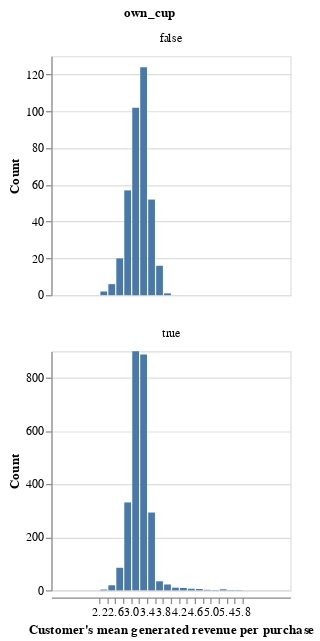

Notebook cell for this chart:
### Code cell
mean_revenue_viz_df = pd.concat([own_cup_mean_spending,
                                buy_cup_mean_spending],
                               axis=0)
mean_revenue_viz = alt.Chart(mean_revenue_viz_df).mark_bar().encode(
    alt.X('mean_generated_revenue').title(
        "Customer's mean generated revenue per purchase"
    ).bin(
        maxbins=20
    ).scale(
        domain=(1, 7)
    ),
    alt.Y('count()').title('Count')
).properties(
    height=200,
    width=200
).facet(
    'own_cup',
    columns=1
)

mean_revenue_viz.resolve_scale(
    y='independent'
)

### Figure 1 — Vega-Lite specification as saved in the notebook (floating-point values rounded to 4 significant figures; data arrays with more than 128 entries replaced by an {"elided": "..."} marker saying what was removed)
{"config": {"view": {"continuousWidth": 300, "continuousHeight": 300}}, "data": {"name": "data-90909ca60eb681e42b2906097d6546b0"}, "facet": {"field": "own_cup", "type": "nominal"}, "spec": {"mark": {"type": "bar"}, "encoding": {"x": {"bin": {"maxbins": 20}, "field": "mean_generated_revenue", "scale": {"domain": [1, 7]}, "title": "Customer's mean generated revenue per purchase", "type": "quantitative"}, "y": {"aggregate": "count", "title": "Count", "type": "quantitative"}}, "height": 200, "width": 200}, "columns": 1, "resolve": {"scale": {"y": "independent"}}, "$schema": "https://vega.github.io/schema/vega-lite/v5.20.1.json", "datasets": {"data-90909ca60eb681e42b2906097d6546b0": {"elided": "2994 records"}}}
